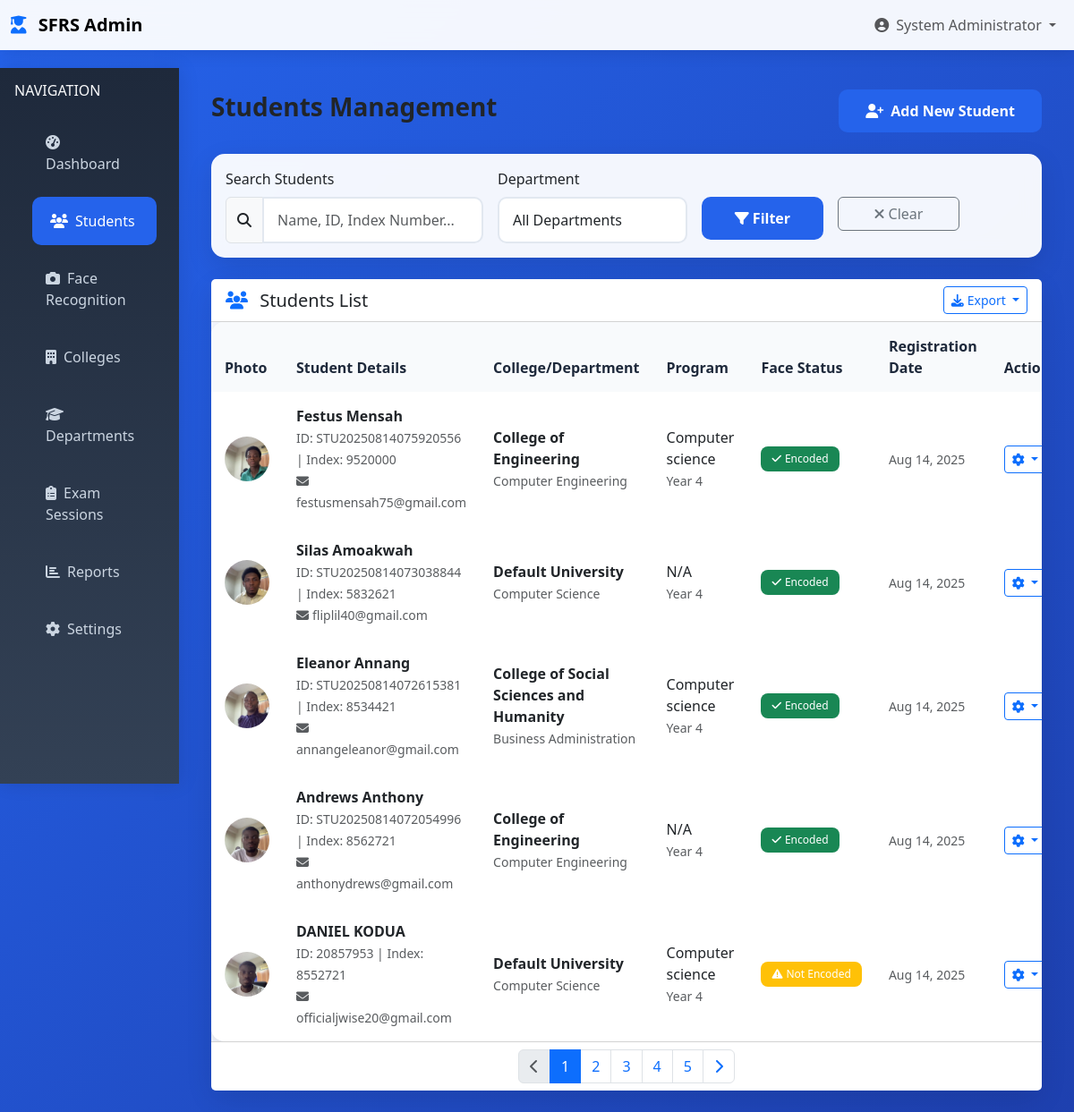
The app's page /students (signed in) with its own data.
### tables this page shows
CREATE TABLE students (
            id INTEGER PRIMARY KEY AUTOINCREMENT,
            student_id TEXT UNIQUE NOT NULL,
            index_number TEXT UNIQUE NOT NULL,
            first_name TEXT NOT NULL,
            middle_name TEXT,
            last_name TEXT NOT NULL,
            email TEXT UNIQUE,
            phone TEXT,
            date_of_birth DATE,
            gender TEXT,
            address TEXT,
            emergency_contact TEXT,
            emergency_phone TEXT,
            college_id INTEGER,
            department_id INTEGER,
            program TEXT,
            year_of_study INTEGER,
            admission_year INTEGER,
            photo_path TEXT,
            face_encoding TEXT,
            status TEXT DEFAULT 'active',
            created_by INTEGER,
            created_at TIMESTAMP DEFAULT CURRENT_TIMESTAMP,
            updated_at TIMESTAMP DEFAULT CURRENT_TIMESTAMP, academic_year_id INTEGER,
            FOREIGN KEY (college_id) REFERENCES colleges (id),
            FOREIGN KEY (department_id) REFERENCES departments (id),
            FOREIGN KEY (created_by) REFERENCES admins (id)
        );

CREATE TABLE colleges (
            id INTEGER PRIMARY KEY AUTOINCREMENT,
            name TEXT NOT NULL UNIQUE,
            code TEXT NOT NULL UNIQUE,
            address TEXT,
            phone TEXT,
            email TEXT,
            established_year INTEGER,
            logo_path TEXT,
            status TEXT DEFAULT 'active',
            created_at TIMESTAMP DEFAULT CURRENT_TIMESTAMP
        );

CREATE TABLE departments (
            id INTEGER PRIMARY KEY AUTOINCREMENT,
            college_id INTEGER,
            name TEXT NOT NULL,
            code TEXT NOT NULL,
            head_name TEXT,
            email TEXT,
            phone TEXT,
            status TEXT DEFAULT 'active',
            created_at TIMESTAMP DEFAULT CURRENT_TIMESTAMP,
            FOREIGN KEY (college_id) REFERENCES colleges (id),
            UNIQUE(college_id, code)
        );

### enhanced_app.py (the view)
@app.route('/students')
@login_required
def students_list():
    search = request.args.get('search', '')
    department = request.args.get('department', '')
    page = int(request.args.get('page', 1))
    per_page = 20
    conn = get_db_connection()
    query = '''
        SELECT s.*, c.name as college_name, d.name as department_name
        FROM students s
        LEFT JOIN colleges c ON s.college_id = c.id
        LEFT JOIN departments d ON s.department_id = d.id
        WHERE 1=1
    '''
    params = []
    if search:
        query += ' AND (s.first_name LIKE ? OR s.last_name LIKE ? OR s.student_id LIKE ?)'
        search_param = f'%{search}%'
        params.extend([search_param, search_param, search_param])
    if department:
        query += ' AND s.department_id = ?'
        params.append(department)
    query += ' ORDER BY s.created_at DESC LIMIT ? OFFSET ?'
    params.extend([per_page, (page-1) * per_page])
    students = conn.execute(query, params).fetchall()
    departments = conn.execute('SELECT * FROM departments ORDER BY name').fetchall()
    conn.close()
    return render_template('students/list.html',
                         students=students,
                         departments=departments,
                         search=search,
                         current_page=page)

### database.py (called while the page is built)
def get_db_connection():
    conn = sqlite3.connect(DATABASE)
    conn.row_factory = sqlite3.Row
    return conn

### enhanced_app.py (called while the page is built)
def login_required(f):
    @wraps(f)
    def decorated_function(*args, **kwargs):
        if 'admin_id' not in session:
            return redirect(url_for('login'))
        return f(*args, **kwargs)
    return decorated_function

### templates/students/list.html (shortened to what this page needs)
{% extends "enhanced_base.html" %}
{% block content %}
<div class="d-flex justify-content-between align-items-center mb-4">
    <h1 class="h3 fw-bold">Students Management</h1>
    <a href="{{ url_for('add_student') }}" class="btn btn-primary">
        <i class="fas fa-user-plus me-2"></i>Add New Student
    </a>
</div>
<div class="card mb-4">
    <div class="card-body">
        <form method="GET" class="row g-3">
            <div class="col-md-4">
                <label for="search" class="form-label">Search Students</label>
                <div class="input-group">
                    <span class="input-group-text">
                        <i class="fas fa-search"></i>
                    </span>
                    <input type="text" class="form-control" id="search" name="search"
                           value="{{ search }}" placeholder="Name, ID, Index Number...">
                </div>
            </div>
            <div class="col-md-3">
                <label for="department" class="form-label">Department</label>
                <select class="form-control" id="department" name="department">
                    <option value="">All Departments</option>
                </select>
            </div>
            <div class="col-md-2">
                <label class="form-label">&nbsp;</label>
                <div class="d-grid">
                    <button type="submit" class="btn btn-primary">
                        <i class="fas fa-filter me-1"></i>Filter
                    </button>
                </div>
            </div>
            <div class="col-md-2">
                <label class="form-label">&nbsp;</label>
                <div class="d-grid">
                    <a href="{{ url_for('students_list') }}" class="btn btn-outline-secondary">
                        <i class="fas fa-times me-1"></i>Clear
                    </a>
                </div>
            </div>
        </form>
    </div>
</div>
<div class="card">
    <div class="card-header bg-white d-flex justify-content-between align-items-center">
        <h5 class="card-title mb-0">
            <i class="fas fa-users text-primary me-2"></i>
            Students List
        </h5>
        <div class="dropdown">
            <button class="btn btn-outline-primary dropdown-toggle btn-sm" type="button"
                    data-bs-toggle="dropdown">
                <i class="fas fa-download me-1"></i>Export
            </button>
        </div>
    </div>
    <div class="card-body p-0">
        {% if students %}
        <div class="table-responsive">
            <table class="table table-hover mb-0">
                <thead>
                    <tr>
                        <th>Photo</th>
                        <th>Student Details</th>
                        <th>College/Department</th>
                        <th>Program</th>
                        <th>Face Status</th>
                        <th>Registration Date</th>
                        <th>Actions</th>
                    </tr>
                </thead>
                <tbody>
                    {% for student in students %}
                    <tr>
                        <td>
                            {% if student.photo_path %}
                                <img src="{{ url_for('static', filename=student.photo_path.replace('static/', '')) }}"
                                     alt="Student Photo" class="rounded-circle" width="50" height="50"
                                     style="object-fit: cover;">
                            {% else %}
                                <div class="bg-light rounded-circle d-flex align-items-center justify-content-center"
                                     style="width: 50px; height: 50px;">
                                    <i class="fas fa-user text-muted"></i>
                                </div>
                            {% endif %}
                        </td>
                        <td>
                            <div class="fw-bold">{{ student.first_name }} {{ student.last_name }}</div>
                            <small class="text-muted">
                                ID: {{ student.student_id }} | Index: {{ student.index_number }}
                            </small>
                            {% if student.email %}
                            <br><small class="text-muted">
                                <i class="fas fa-envelope me-1"></i>{{ student.email }}
                            </small>
                            {% endif %}
                        </td>
                        <td>
                            <div class="fw-bold">{{ student.college_name or 'N/A' }}</div>
                            <small class="text-muted">{{ student.department_name or 'N/A' }}</small>
                        </td>
                        <td>
                            <div>{{ student.program or 'N/A' }}</div>
                            {% if student.year_of_study %}
                            <small class="text-muted">Year {{ student.year_of_study }}</small>
                            {% endif %}
                        </td>
                        <td>
                            {% if student.face_encoding %}
                                <span class="badge bg-success">
                                    <i class="fas fa-check me-1"></i>Encoded
                                </span>
                            {% else %}
                                <span class="badge bg-warning">
                                    <i class="fas fa-exclamation-triangle me-1"></i>Not Encoded
                                </span>
                            {% endif %}
                        </td>
                        <td>
                            <small class="text-muted student-date" data-date="{{ student.created_at }}">
                            </small>
                        </td>
                        <td>
                            <div class="dropdown">
                                <button class="btn btn-sm btn-outline-primary dropdown-toggle"
                                        type="button" data-bs-toggle="dropdown">
                                    <i class="fas fa-cog"></i>
                                </button>
                            </div>
                        </td>
                    </tr>
                    {% endfor %}
                </tbody>
            </table>
        </div>
        <div class="card-footer bg-white">
            <nav>
                <ul class="pagination justify-content-center mb-0">
                    <li class="page-item {% if current_page <= 1 %}disabled{% endif %}">
                        <a class="page-link" href="?page={{ current_page - 1 }}&search={{ search }}&department={{ request.args.get('department', '') }}">
                            <i class="fas fa-chevron-left"></i>
                        </a>
                    </li>
                    {% for page_num in range(1, 6) %}
                        <li class="page-item {% if page_num == current_page %}active{% endif %}">
                            <a class="page-link" href="?page={{ page_num }}&search={{ search }}&department={{ request.args.get('department', '') }}">
                                {{ page_num }}
                            </a>
                        </li>
                    {% endfor %}
                    <li class="page-item">
                        <a class="page-link" href="?page={{ current_page + 1 }}&search={{ search }}&department={{ request.args.get('department', '') }}">
                            <i class="fas fa-chevron-right"></i>
                        </a>
                    </li>
                </ul>
            </nav>
        </div>
        {% endif %}
    </div>
</div>
{% endblock %}

### templates/enhanced_base.html (style rules this page uses)
:root { --primary-color: #2563eb; --secondary-color: #1e40af; --success-color: #059669; --warning-color: #d97706; --danger-color: #dc2626; --info-color: #0891b2; --light-color: #f8fafc; --dark-color: #1e293b; }
body { background: linear-gradient(135deg, var(--primary-color), var(--secondary-color)); min-height: 100vh; font-family: 'Segoe UI', Tahoma, Geneva, Verdana, sans-serif; }
.card { border: none; border-radius: 15px; box-shadow: 0 10px 30px rgba(0, 0, 0, 0.1); backdrop-filter: blur(10px); background: rgba(255, 255, 255, 0.95); }
.btn-primary { background: var(--primary-color); border: none; border-radius: 10px; padding: 12px 30px; font-weight: 600; transition: all 0.3s ease; }
.form-control { border: 2px solid #e2e8f0; border-radius: 10px; padding: 12px 15px; transition: all 0.3s ease; }
.table { background: white; border-radius: 15px; overflow: hidden; box-shadow: 0 5px 15px rgba(0, 0, 0, 0.1); }
.table th { background: var(--light-color); border: none; padding: 15px; font-weight: 600; color: var(--dark-color); }
.table td { border: none; padding: 15px; vertical-align: middle; }
.badge { padding: 8px 12px; border-radius: 8px; font-weight: 500; }

### records on screen
students: photo_path (picture), first_name "Festus", last_name "Mensah", student_id "STU20250814075920556", index_number "9520000", email "festusmensah75@gmail.com", name "College of Engineering", name "Computer Engineering", program "Computer science", year_of_study "4", shows "Encoded"
students: photo_path (picture), first_name "Silas", last_name "Amoakwah", student_id "STU20250814073038844", index_number "5832621", email "fliplil40@gmail.com", name "Default University", name "Computer Science", program "N/A", year_of_study "4", shows "Encoded"
students: photo_path (picture), first_name "Eleanor", last_name "Annang", student_id "STU20250814072615381", index_number "8534421", email "annangeleanor@gmail.com", name "College of Social Sciences and Humanity", name "Business Administration", program "Computer science", year_of_study "4", shows "Encoded"
students: photo_path (picture), first_name "Andrews", last_name "Anthony", student_id "STU20250814072054996", index_number "8562721", email "anthonydrews@gmail.com", name "College of Engineering", name "Computer Engineering", program "N/A", year_of_study "4", shows "Encoded"
students: photo_path (picture), first_name "DANIEL", last_name "KODUA", student_id "20857953", index_number "8552721", email "officialjwise20@gmail.com", name "Default University", name "Computer Science", program "Computer science", year_of_study "4", shows "Not Encoded"

### other values on screen
{{ session.admin_name }} "System Administrator"
{{ page_num }} "1" "2" "3" "4" "5"
